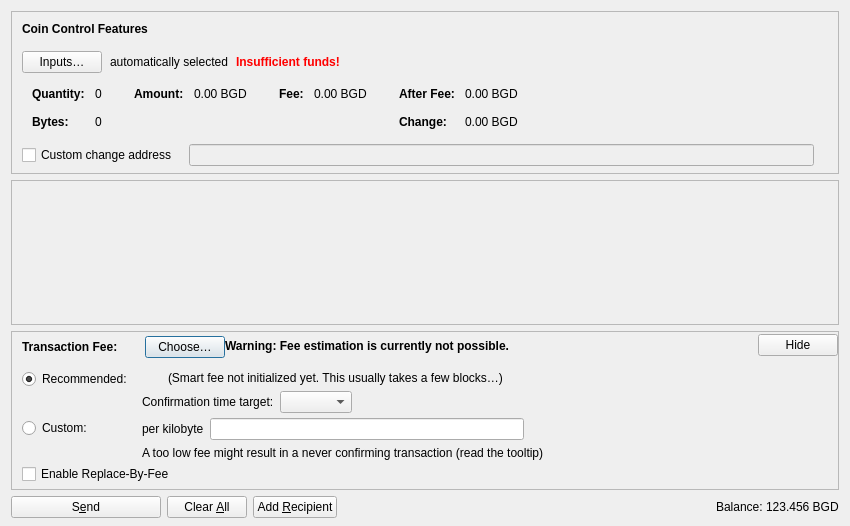
<?xml version="1.0" encoding="UTF-8"?>
<ui version="4.0">
 <class>SendCoinsDialog</class>
 <widget class="QDialog" name="SendCoinsDialog">
  <property name="geometry">
   <rect>
    <x>0</x>
    <y>0</y>
    <width>850</width>
    <height>526</height>
   </rect>
  </property>
  <property name="windowTitle">
   <string>Send Coins</string>
  </property>
  <layout class="QVBoxLayout" name="verticalLayout" stretch="0,1,0,0">
   <property name="bottomMargin">
    <number>8</number>
   </property>
   <item>
    <widget class="QFrame" name="frameCoinControl">
     <property name="sizePolicy">
      <sizepolicy hsizetype="Expanding" vsizetype="Expanding">
       <horstretch>0</horstretch>
       <verstretch>0</verstretch>
      </sizepolicy>
     </property>
     <property name="maximumSize">
      <size>
       <width>16777215</width>
       <height>16777215</height>
      </size>
     </property>
     <property name="frameShape">
      <enum>QFrame::StyledPanel</enum>
     </property>
     <property name="frameShadow">
      <enum>QFrame::Sunken</enum>
     </property>
     <layout class="QVBoxLayout" name="verticalLayoutCoinControl2">
      <property name="spacing">
       <number>0</number>
      </property>
      <property name="leftMargin">
       <number>0</number>
      </property>
      <property name="topMargin">
       <number>0</number>
      </property>
      <property name="rightMargin">
       <number>0</number>
      </property>
      <property name="bottomMargin">
       <number>6</number>
      </property>
      <item>
       <layout class="QVBoxLayout" name="verticalLayoutCoinControl" stretch="0,0,0,0,1">
        <property name="spacing">
         <number>0</number>
        </property>
        <property name="leftMargin">
         <number>10</number>
        </property>
        <property name="topMargin">
         <number>10</number>
        </property>
        <item>
         <layout class="QHBoxLayout" name="horizontalLayoutCoinControl1">
          <property name="bottomMargin">
           <number>15</number>
          </property>
          <item>
           <widget class="QLabel" name="labelCoinControlFeatures">
            <property name="sizePolicy">
             <sizepolicy hsizetype="Preferred" vsizetype="Maximum">
              <horstretch>0</horstretch>
              <verstretch>0</verstretch>
             </sizepolicy>
            </property>
            <property name="font">
             <font>
              <weight>75</weight>
              <bold>true</bold>
             </font>
            </property>
            <property name="styleSheet">
             <string notr="true">font-weight:bold;</string>
            </property>
            <property name="text">
             <string>Coin Control Features</string>
            </property>
           </widget>
          </item>
         </layout>
        </item>
        <item>
         <layout class="QHBoxLayout" name="horizontalLayoutCoinControl2" stretch="0,0,0,0">
          <property name="spacing">
           <number>8</number>
          </property>
          <property name="bottomMargin">
           <number>10</number>
          </property>
          <item>
           <widget class="QPushButton" name="pushButtonCoinControl">
            <property name="styleSheet">
             <string notr="true"/>
            </property>
            <property name="text">
             <string>Inputs…</string>
            </property>
            <property name="autoDefault">
             <bool>false</bool>
            </property>
           </widget>
          </item>
          <item>
           <widget class="QLabel" name="labelCoinControlAutomaticallySelected">
            <property name="text">
             <string>automatically selected</string>
            </property>
            <property name="margin">
             <number>5</number>
            </property>
           </widget>
          </item>
          <item>
           <widget class="QLabel" name="labelCoinControlInsuffFunds">
            <property name="font">
             <font>
              <weight>75</weight>
              <bold>true</bold>
             </font>
            </property>
            <property name="styleSheet">
             <string notr="true">color:red;font-weight:bold;</string>
            </property>
            <property name="text">
             <string>Insufficient funds!</string>
            </property>
            <property name="margin">
             <number>5</number>
            </property>
           </widget>
          </item>
          <item>
           <spacer name="horizontalSpacerCoinControl">
            <property name="orientation">
             <enum>Qt::Horizontal</enum>
            </property>
            <property name="sizeHint" stdset="0">
             <size>
              <width>40</width>
              <height>1</height>
             </size>
            </property>
           </spacer>
          </item>
         </layout>
        </item>
        <item>
         <widget class="QWidget" name="widgetCoinControl" native="true">
          <property name="sizePolicy">
           <sizepolicy hsizetype="Preferred" vsizetype="Preferred">
            <horstretch>0</horstretch>
            <verstretch>0</verstretch>
           </sizepolicy>
          </property>
          <property name="minimumSize">
           <size>
            <width>0</width>
            <height>0</height>
           </size>
          </property>
          <property name="styleSheet">
           <string notr="true"/>
          </property>
          <layout class="QHBoxLayout" name="horizontalLayoutCoinControl5">
           <property name="leftMargin">
            <number>0</number>
           </property>
           <property name="topMargin">
            <number>0</number>
           </property>
           <property name="rightMargin">
            <number>0</number>
           </property>
           <property name="bottomMargin">
            <number>0</number>
           </property>
           <item>
            <layout class="QHBoxLayout" name="horizontalLayoutCoinControl3" stretch="0,0,0,1">
             <property name="spacing">
              <number>20</number>
             </property>
             <property name="topMargin">
              <number>0</number>
             </property>
             <property name="bottomMargin">
              <number>10</number>
             </property>
             <item>
              <layout class="QFormLayout" name="formLayoutCoinControl1">
               <property name="labelAlignment">
                <set>Qt::AlignLeft|Qt::AlignVCenter</set>
               </property>
               <property name="horizontalSpacing">
                <number>10</number>
               </property>
               <property name="verticalSpacing">
                <number>14</number>
               </property>
               <property name="leftMargin">
                <number>10</number>
               </property>
               <property name="topMargin">
                <number>4</number>
               </property>
               <property name="rightMargin">
                <number>6</number>
               </property>
               <item row="0" column="0">
                <widget class="QLabel" name="labelCoinControlQuantityText">
                 <property name="font">
                  <font>
                   <weight>75</weight>
                   <bold>true</bold>
                  </font>
                 </property>
                 <property name="text">
                  <string>Quantity:</string>
                 </property>
                 <property name="margin">
                  <number>0</number>
                 </property>
                </widget>
               </item>
               <item row="0" column="1">
                <widget class="QLabel" name="labelCoinControlQuantity">
                 <property name="cursor">
                  <cursorShape>IBeamCursor</cursorShape>
                 </property>
                 <property name="contextMenuPolicy">
                  <enum>Qt::ActionsContextMenu</enum>
                 </property>
                 <property name="text">
                  <string notr="true">0</string>
                 </property>
                 <property name="margin">
                  <number>0</number>
                 </property>
                 <property name="textInteractionFlags">
                  <set>Qt::LinksAccessibleByMouse|Qt::TextSelectableByKeyboard|Qt::TextSelectableByMouse</set>
                 </property>
                </widget>
               </item>
               <item row="1" column="0">
                <widget class="QLabel" name="labelCoinControlBytesText">
                 <property name="font">
                  <font>
                   <weight>75</weight>
                   <bold>true</bold>
                  </font>
                 </property>
                 <property name="text">
                  <string>Bytes:</string>
                 </property>
                </widget>
               </item>
               <item row="1" column="1">
                <widget class="QLabel" name="labelCoinControlBytes">
                 <property name="cursor">
                  <cursorShape>IBeamCursor</cursorShape>
                 </property>
                 <property name="contextMenuPolicy">
                  <enum>Qt::ActionsContextMenu</enum>
                 </property>
                 <property name="text">
                  <string notr="true">0</string>
                 </property>
                 <property name="textInteractionFlags">
                  <set>Qt::LinksAccessibleByMouse|Qt::TextSelectableByKeyboard|Qt::TextSelectableByMouse</set>
                 </property>
                </widget>
               </item>
              </layout>
             </item>
             <item>
              <layout class="QFormLayout" name="formLayoutCoinControl2">
               <property name="horizontalSpacing">
                <number>10</number>
               </property>
               <property name="verticalSpacing">
                <number>14</number>
               </property>
               <property name="leftMargin">
                <number>6</number>
               </property>
               <property name="topMargin">
                <number>4</number>
               </property>
               <property name="rightMargin">
                <number>6</number>
               </property>
               <item row="0" column="0">
                <widget class="QLabel" name="labelCoinControlAmountText">
                 <property name="font">
                  <font>
                   <weight>75</weight>
                   <bold>true</bold>
                  </font>
                 </property>
                 <property name="text">
                  <string>Amount:</string>
                 </property>
                 <property name="margin">
                  <number>0</number>
                 </property>
                </widget>
               </item>
               <item row="0" column="1">
                <widget class="QLabel" name="labelCoinControlAmount">
                 <property name="cursor">
                  <cursorShape>IBeamCursor</cursorShape>
                 </property>
                 <property name="contextMenuPolicy">
                  <enum>Qt::ActionsContextMenu</enum>
                 </property>
                 <property name="text">
                  <string notr="true">0.00 BGD</string>
                 </property>
                 <property name="textInteractionFlags">
                  <set>Qt::LinksAccessibleByMouse|Qt::TextSelectableByKeyboard|Qt::TextSelectableByMouse</set>
                 </property>
                </widget>
               </item>
              </layout>
             </item>
             <item>
              <layout class="QFormLayout" name="formLayoutCoinControl3">
               <property name="horizontalSpacing">
                <number>10</number>
               </property>
               <property name="verticalSpacing">
                <number>14</number>
               </property>
               <property name="leftMargin">
                <number>6</number>
               </property>
               <property name="topMargin">
                <number>4</number>
               </property>
               <property name="rightMargin">
                <number>6</number>
               </property>
               <item row="0" column="0">
                <widget class="QLabel" name="labelCoinControlFeeText">
                 <property name="font">
                  <font>
                   <weight>75</weight>
                   <bold>true</bold>
                  </font>
                 </property>
                 <property name="text">
                  <string>Fee:</string>
                 </property>
                 <property name="margin">
                  <number>0</number>
                 </property>
                </widget>
               </item>
               <item row="0" column="1">
                <widget class="QLabel" name="labelCoinControlFee">
                 <property name="cursor">
                  <cursorShape>IBeamCursor</cursorShape>
                 </property>
                 <property name="contextMenuPolicy">
                  <enum>Qt::ActionsContextMenu</enum>
                 </property>
                 <property name="text">
                  <string notr="true">0.00 BGD</string>
                 </property>
                 <property name="textInteractionFlags">
                  <set>Qt::LinksAccessibleByMouse|Qt::TextSelectableByKeyboard|Qt::TextSelectableByMouse</set>
                 </property>
                </widget>
               </item>
              </layout>
             </item>
             <item>
              <layout class="QFormLayout" name="formLayoutCoinControl4">
               <property name="labelAlignment">
                <set>Qt::AlignLeft|Qt::AlignVCenter</set>
               </property>
               <property name="horizontalSpacing">
                <number>10</number>
               </property>
               <property name="verticalSpacing">
                <number>14</number>
               </property>
               <property name="leftMargin">
                <number>6</number>
               </property>
               <property name="topMargin">
                <number>4</number>
               </property>
               <property name="rightMargin">
                <number>6</number>
               </property>
               <item row="0" column="0">
                <widget class="QLabel" name="labelCoinControlAfterFeeText">
                 <property name="font">
                  <font>
                   <weight>75</weight>
                   <bold>true</bold>
                  </font>
                 </property>
                 <property name="text">
                  <string>After Fee:</string>
                 </property>
                 <property name="margin">
                  <number>0</number>
                 </property>
                </widget>
               </item>
               <item row="0" column="1">
                <widget class="QLabel" name="labelCoinControlAfterFee">
                 <property name="cursor">
                  <cursorShape>IBeamCursor</cursorShape>
                 </property>
                 <property name="contextMenuPolicy">
                  <enum>Qt::ActionsContextMenu</enum>
                 </property>
                 <property name="text">
                  <string notr="true">0.00 BGD</string>
                 </property>
                 <property name="textInteractionFlags">
                  <set>Qt::LinksAccessibleByMouse|Qt::TextSelectableByKeyboard|Qt::TextSelectableByMouse</set>
                 </property>
                </widget>
               </item>
               <item row="1" column="0">
                <widget class="QLabel" name="labelCoinControlChangeText">
                 <property name="font">
                  <font>
                   <weight>75</weight>
                   <bold>true</bold>
                  </font>
                 </property>
                 <property name="text">
                  <string>Change:</string>
                 </property>
                </widget>
               </item>
               <item row="1" column="1">
                <widget class="QLabel" name="labelCoinControlChange">
                 <property name="cursor">
                  <cursorShape>IBeamCursor</cursorShape>
                 </property>
                 <property name="contextMenuPolicy">
                  <enum>Qt::ActionsContextMenu</enum>
                 </property>
                 <property name="text">
                  <string notr="true">0.00 BGD</string>
                 </property>
                 <property name="textInteractionFlags">
                  <set>Qt::LinksAccessibleByMouse|Qt::TextSelectableByKeyboard|Qt::TextSelectableByMouse</set>
                 </property>
                </widget>
               </item>
              </layout>
             </item>
            </layout>
           </item>
          </layout>
         </widget>
        </item>
        <item>
         <layout class="QHBoxLayout" name="horizontalLayoutCoinControl4" stretch="0,0,0">
          <property name="spacing">
           <number>12</number>
          </property>
          <property name="sizeConstraint">
           <enum>QLayout::SetDefaultConstraint</enum>
          </property>
          <property name="topMargin">
           <number>5</number>
          </property>
          <property name="rightMargin">
           <number>5</number>
          </property>
          <item>
           <widget class="QCheckBox" name="checkBoxCoinControlChange">
            <property name="toolTip">
             <string>If this is activated, but the change address is empty or invalid, change will be sent to a newly generated address.</string>
            </property>
            <property name="text">
             <string>Custom change address</string>
            </property>
           </widget>
          </item>
          <item>
           <widget class="QValidatedLineEdit" name="lineEditCoinControlChange">
            <property name="enabled">
             <bool>false</bool>
            </property>
            <property name="sizePolicy">
             <sizepolicy hsizetype="Expanding" vsizetype="Fixed">
              <horstretch>0</horstretch>
              <verstretch>0</verstretch>
             </sizepolicy>
            </property>
           </widget>
          </item>
          <item>
           <widget class="QLabel" name="labelCoinControlChangeLabel">
            <property name="sizePolicy">
             <sizepolicy hsizetype="Preferred" vsizetype="Expanding">
              <horstretch>0</horstretch>
              <verstretch>0</verstretch>
             </sizepolicy>
            </property>
            <property name="minimumSize">
             <size>
              <width>0</width>
              <height>0</height>
             </size>
            </property>
            <property name="text">
             <string/>
            </property>
            <property name="margin">
             <number>3</number>
            </property>
           </widget>
          </item>
         </layout>
        </item>
        <item>
         <spacer name="verticalSpacerCoinControl">
          <property name="orientation">
           <enum>Qt::Vertical</enum>
          </property>
          <property name="sizeHint" stdset="0">
           <size>
            <width>800</width>
            <height>1</height>
           </size>
          </property>
         </spacer>
        </item>
       </layout>
      </item>
     </layout>
    </widget>
   </item>
   <item>
    <widget class="QScrollArea" name="scrollArea">
     <property name="widgetResizable">
      <bool>true</bool>
     </property>
     <widget class="QWidget" name="scrollAreaWidgetContents">
      <property name="geometry">
       <rect>
        <x>0</x>
        <y>0</y>
        <width>830</width>
        <height>104</height>
       </rect>
      </property>
      <layout class="QVBoxLayout" name="verticalLayout_2" stretch="0,1">
       <property name="leftMargin">
        <number>0</number>
       </property>
       <property name="topMargin">
        <number>0</number>
       </property>
       <property name="rightMargin">
        <number>0</number>
       </property>
       <property name="bottomMargin">
        <number>0</number>
       </property>
       <item>
        <layout class="QVBoxLayout" name="entries">
         <property name="spacing">
          <number>6</number>
         </property>
        </layout>
       </item>
       <item>
        <spacer name="verticalSpacer">
         <property name="orientation">
          <enum>Qt::Vertical</enum>
         </property>
         <property name="sizeHint" stdset="0">
          <size>
           <width>20</width>
           <height>40</height>
          </size>
         </property>
        </spacer>
       </item>
      </layout>
     </widget>
    </widget>
   </item>
   <item>
    <widget class="QFrame" name="frameFee">
     <property name="sizePolicy">
      <sizepolicy hsizetype="Expanding" vsizetype="Expanding">
       <horstretch>0</horstretch>
       <verstretch>0</verstretch>
      </sizepolicy>
     </property>
     <property name="maximumSize">
      <size>
       <width>16777215</width>
       <height>16777215</height>
      </size>
     </property>
     <property name="frameShape">
      <enum>QFrame::StyledPanel</enum>
     </property>
     <property name="frameShadow">
      <enum>QFrame::Sunken</enum>
     </property>
     <layout class="QVBoxLayout" name="verticalLayoutFee1">
      <property name="spacing">
       <number>0</number>
      </property>
      <property name="leftMargin">
       <number>0</number>
      </property>
      <property name="topMargin">
       <number>0</number>
      </property>
      <property name="rightMargin">
       <number>0</number>
      </property>
      <property name="bottomMargin">
       <number>0</number>
      </property>
      <item>
       <layout class="QVBoxLayout" name="verticalLayoutFee2" stretch="0,0,0">
        <property name="spacing">
         <number>0</number>
        </property>
        <property name="leftMargin">
         <number>10</number>
        </property>
        <property name="topMargin">
         <number>0</number>
        </property>
        <item>
         <layout class="QHBoxLayout" name="horizontalLayoutFee1">
          <property name="bottomMargin">
           <number>0</number>
          </property>
          <item>
           <layout class="QVBoxLayout" name="verticalLayoutFee7">
            <property name="spacing">
             <number>0</number>
            </property>
            <item>
             <spacer name="verticalSpacerSmartFee">
              <property name="orientation">
               <enum>Qt::Vertical</enum>
              </property>
              <property name="sizeType">
               <enum>QSizePolicy::Fixed</enum>
              </property>
              <property name="sizeHint" stdset="0">
               <size>
                <width>1</width>
                <height>4</height>
               </size>
              </property>
             </spacer>
            </item>
            <item>
             <layout class="QHBoxLayout" name="horizontalLayoutSmartFee">
              <property name="spacing">
               <number>10</number>
              </property>
              <item>
               <widget class="QLabel" name="labelFeeHeadline">
                <property name="sizePolicy">
                 <sizepolicy hsizetype="Preferred" vsizetype="Maximum">
                  <horstretch>0</horstretch>
                  <verstretch>0</verstretch>
                 </sizepolicy>
                </property>
                <property name="font">
                 <font>
                  <weight>75</weight>
                  <bold>true</bold>
                 </font>
                </property>
                <property name="styleSheet">
                 <string notr="true">font-weight:bold;</string>
                </property>
                <property name="text">
                 <string>Transaction Fee:</string>
                </property>
               </widget>
              </item>
              <item>
               <widget class="QLabel" name="labelFeeMinimized">
                <property name="text">
                 <string/>
                </property>
               </widget>
              </item>
              <item>
               <widget class="QPushButton" name="buttonChooseFee">
                <property name="text">
                 <string>Choose…</string>
                </property>
               </widget>
              </item>
             </layout>
            </item>
            <item>
             <spacer name="verticalSpacer_5">
              <property name="orientation">
               <enum>Qt::Vertical</enum>
              </property>
              <property name="sizeHint" stdset="0">
               <size>
                <width>1</width>
                <height>1</height>
               </size>
              </property>
             </spacer>
            </item>
           </layout>
          </item>
          <item>
           <widget class="QLabel" name="fallbackFeeWarningLabel">
            <property name="toolTip">
             <string>Using the fallbackfee can result in sending a transaction that will take several hours or days (or never) to confirm. Consider choosing your fee manually or wait until you have validated the complete chain.</string>
            </property>
            <property name="font">
            <font>
                <weight>75</weight>
                <bold>true</bold>
            </font>
            </property>
            <property name="text">
             <string>Warning: Fee estimation is currently not possible.</string>
            </property>
            <property name="wordWrap">
             <bool>false</bool>
            </property>
           </widget>
          </item>
          <item>
           <spacer name="horizontalSpacer_4">
            <property name="orientation">
             <enum>Qt::Horizontal</enum>
            </property>
            <property name="sizeType">
             <enum>QSizePolicy::MinimumExpanding</enum>
            </property>
            <property name="sizeHint" stdset="0">
             <size>
              <width>40</width>
              <height>20</height>
             </size>
            </property>
           </spacer>
          </item>
          <item>
           <widget class="QPushButton" name="buttonMinimizeFee">
            <property name="toolTip">
             <string>Hide transaction fee settings</string>
            </property>
            <property name="text">
             <string>Hide</string>
            </property>
           </widget>
          </item>
         </layout>
        </item>
        <item>
         <widget class="QFrame" name="frameFeeSelection">
          <layout class="QVBoxLayout" name="verticalLayoutFee12">
           <property name="spacing">
            <number>0</number>
           </property>
           <property name="leftMargin">
            <number>0</number>
           </property>
           <property name="topMargin">
            <number>0</number>
           </property>
           <property name="rightMargin">
            <number>0</number>
           </property>
           <property name="bottomMargin">
            <number>0</number>
           </property>
           <item>
            <layout class="QGridLayout" name="gridLayoutFee">
             <property name="topMargin">
              <number>10</number>
             </property>
             <property name="bottomMargin">
              <number>4</number>
             </property>
             <property name="horizontalSpacing">
              <number>10</number>
             </property>
             <property name="verticalSpacing">
              <number>4</number>
             </property>
             <item row="1" column="1">
              <layout class="QVBoxLayout" name="verticalLayoutFee8">
               <property name="spacing">
                <number>6</number>
               </property>
               <item>
                <layout class="QHBoxLayout" name="horizontalLayoutFee13">
                 <item>
                  <widget class="QLabel" name="labelCustomPerKilobyte">
                   <property name="toolTip">
                    <string>Specify a custom fee per kB (1,000 bytes) of the transaction's virtual size.

Note:  Since the fee is calculated on a per-byte basis, a fee rate of "100 satoshis per kvB" for a transaction size of 500 virtual bytes (half of 1 kvB) would ultimately yield a fee of only 50 satoshis.</string>
                   </property>
                   <property name="text">
                    <string>per kilobyte</string>
                   </property>
                  </widget>
                 </item>
                 <item>
                  <widget class="BitcoinAmountField" name="customFee"/>
                 </item>
                 <item>
                  <spacer name="horizontalSpacer_6">
                   <property name="orientation">
                    <enum>Qt::Horizontal</enum>
                   </property>
                   <property name="sizeHint" stdset="0">
                    <size>
                     <width>1</width>
                     <height>1</height>
                    </size>
                   </property>
                  </spacer>
                 </item>
                </layout>
               </item>
               <item>
                <layout class="QHBoxLayout" name="horizontalLayoutFee8">
                 <item>
                  <widget class="QLabel" name="labelCustomFeeWarning">
                   <property name="enabled">
                    <bool>true</bool>
                   </property>
                   <property name="toolTip">
                    <string>When there is less transaction volume than space in the blocks, miners as well as relaying nodes may enforce a minimum fee. Paying only this minimum fee is just fine, but be aware that this can result in a never confirming transaction once there is more demand for bitcoin transactions than the network can process.</string>
                   </property>
                   <property name="text">
                    <string>A too low fee might result in a never confirming transaction (read the tooltip)</string>
                   </property>
                  </widget>
                 </item>
                 <item>
                  <spacer name="horizontalSpacer_2">
                   <property name="orientation">
                    <enum>Qt::Horizontal</enum>
                   </property>
                   <property name="sizeHint" stdset="0">
                    <size>
                     <width>1</width>
                     <height>1</height>
                    </size>
                   </property>
                  </spacer>
                 </item>
                </layout>
               </item>
              </layout>
             </item>
             <item row="0" column="0">
              <layout class="QVBoxLayout" name="verticalLayoutFee4" stretch="0,1">
               <item>
                <widget class="QRadioButton" name="radioSmartFee">
                 <property name="text">
                  <string>Recommended:</string>
                 </property>
                 <property name="checked">
                  <bool>true</bool>
                 </property>
                 <attribute name="buttonGroup">
                  <string notr="true">groupFee</string>
                 </attribute>
                </widget>
               </item>
               <item>
                <spacer name="verticalSpacer_2">
                 <property name="orientation">
                  <enum>Qt::Vertical</enum>
                 </property>
                 <property name="sizeHint" stdset="0">
                  <size>
                   <width>1</width>
                   <height>1</height>
                  </size>
                 </property>
                </spacer>
               </item>
              </layout>
             </item>
             <item row="1" column="0">
              <layout class="QVBoxLayout" name="verticalLayoutFee9" stretch="0,1">
               <item>
                <widget class="QRadioButton" name="radioCustomFee">
                 <property name="text">
                  <string>Custom:</string>
                 </property>
                 <attribute name="buttonGroup">
                  <string notr="true">groupFee</string>
                 </attribute>
                </widget>
               </item>
               <item>
                <spacer name="verticalSpacer_6">
                 <property name="orientation">
                  <enum>Qt::Vertical</enum>
                 </property>
                 <property name="sizeHint" stdset="0">
                  <size>
                   <width>1</width>
                   <height>1</height>
                  </size>
                 </property>
                </spacer>
               </item>
              </layout>
             </item>
             <item row="0" column="1">
              <layout class="QVBoxLayout" name="verticalLayoutFee3" stretch="0,0,1">
               <property name="spacing">
                <number>6</number>
               </property>
               <property name="topMargin">
                <number>2</number>
               </property>
               <item>
                <layout class="QHBoxLayout" name="horizontalLayoutFee12">
                 <item>
                  <widget class="QLabel" name="labelSmartFee">
                   <property name="text">
                    <string/>
                   </property>
                  </widget>
                 </item>
                 <item>
                  <widget class="QLabel" name="labelFeeEstimation">
                   <property name="text">
                    <string/>
                   </property>
                  </widget>
                 </item>
                 <item>
                  <widget class="QLabel" name="labelSmartFee2">
                   <property name="text">
                    <string>(Smart fee not initialized yet. This usually takes a few blocks…)</string>
                   </property>
                  </widget>
                 </item>
                 <item>
                  <spacer name="horizontalSpacer_5">
                   <property name="orientation">
                    <enum>Qt::Horizontal</enum>
                   </property>
                   <property name="sizeHint" stdset="0">
                    <size>
                     <width>1</width>
                     <height>1</height>
                    </size>
                   </property>
                  </spacer>
                 </item>
                </layout>
               </item>
               <item>
                <layout class="QHBoxLayout" name="horizontalLayoutFee9">
                 <item>
                  <layout class="QVBoxLayout" name="verticalLayoutFee6">
                   <item>
                    <widget class="QLabel" name="labelSmartFee3">
                     <property name="text">
                      <string>Confirmation time target:</string>
                     </property>
                    </widget>
                   </item>
                  </layout>
                 </item>
                 <item>
                  <layout class="QVBoxLayout" name="verticalLayoutFee5">
                   <property name="rightMargin">
                    <number>30</number>
                   </property>
                   <item>
                    <layout class="QHBoxLayout" name="horizontalLayoutConfTarget">
                     <property name="bottomMargin">
                      <number>0</number>
                     </property>
                     <item>
                      <widget class="QComboBox" name="confTargetSelector"/>
                     </item>
                     <item>
                      <spacer name="horizontalSpacerConfTarget">
                       <property name="orientation">
                        <enum>Qt::Horizontal</enum>
                       </property>
                       <property name="sizeHint" stdset="0">
                        <size>
                         <width>40</width>
                         <height>20</height>
                        </size>
                       </property>
                      </spacer>
                     </item>
                    </layout>
                   </item>
                  </layout>
                 </item>
                </layout>
               </item>
               <item>
                <spacer name="verticalSpacer_4">
                 <property name="orientation">
                  <enum>Qt::Vertical</enum>
                 </property>
                 <property name="sizeHint" stdset="0">
                  <size>
                   <width>1</width>
                   <height>1</height>
                  </size>
                 </property>
                </spacer>
               </item>
              </layout>
             </item>
            </layout>
           </item>
           <item>
            <widget class="QCheckBox" name="optInRBF">
             <property name="text">
              <string>Enable Replace-By-Fee</string>
             </property>
             <property name="toolTip">
              <string>With Replace-By-Fee (BIP-125) you can increase a transaction's fee after it is sent. Without this, a higher fee may be recommended to compensate for increased transaction delay risk.</string>
             </property>
            </widget>
           </item>
          </layout>
         </widget>
        </item>
        <item>
         <spacer name="verticalSpacerFee">
          <property name="orientation">
           <enum>Qt::Vertical</enum>
          </property>
          <property name="sizeHint" stdset="0">
           <size>
            <width>40</width>
            <height>5</height>
           </size>
          </property>
         </spacer>
        </item>
       </layout>
      </item>
     </layout>
    </widget>
   </item>
   <item>
    <layout class="QHBoxLayout" name="horizontalLayout">
     <item>
      <widget class="QPushButton" name="sendButton">
       <property name="minimumSize">
        <size>
         <width>150</width>
         <height>0</height>
        </size>
       </property>
       <property name="toolTip">
        <string>Confirm the send action</string>
       </property>
       <property name="text">
        <string>S&amp;end</string>
       </property>
       <property name="icon">
        <iconset resource="../bitcoin.qrc">
         <normaloff>:/icons/send</normaloff>:/icons/send</iconset>
       </property>
       <property name="autoDefault">
        <bool>false</bool>
       </property>
       <property name="default">
        <bool>false</bool>
       </property>
      </widget>
     </item>
     <item>
      <widget class="QPushButton" name="clearButton">
       <property name="sizePolicy">
        <sizepolicy hsizetype="Minimum" vsizetype="Fixed">
         <horstretch>0</horstretch>
         <verstretch>0</verstretch>
        </sizepolicy>
       </property>
       <property name="toolTip">
        <string>Clear all fields of the form.</string>
       </property>
       <property name="text">
        <string>Clear &amp;All</string>
       </property>
       <property name="icon">
        <iconset resource="../bitcoin.qrc">
         <normaloff>:/icons/remove</normaloff>:/icons/remove</iconset>
       </property>
       <property name="autoDefault">
        <bool>false</bool>
       </property>
      </widget>
     </item>
     <item>
      <widget class="QPushButton" name="addButton">
       <property name="toolTip">
        <string>Send to multiple recipients at once</string>
       </property>
       <property name="text">
        <string>Add &amp;Recipient</string>
       </property>
       <property name="icon">
        <iconset resource="../bitcoin.qrc">
         <normaloff>:/icons/add</normaloff>:/icons/add</iconset>
       </property>
       <property name="autoDefault">
        <bool>false</bool>
       </property>
      </widget>
     </item>
     <item>
      <spacer name="horizontalSpacer">
       <property name="orientation">
        <enum>Qt::Horizontal</enum>
       </property>
       <property name="sizeHint" stdset="0">
        <size>
         <width>40</width>
         <height>20</height>
        </size>
       </property>
      </spacer>
     </item>
     <item>
      <layout class="QHBoxLayout" name="horizontalLayout_2">
       <property name="spacing">
        <number>3</number>
       </property>
       <item>
        <widget class="QLabel" name="labelBalanceName">
         <property name="sizePolicy">
          <sizepolicy hsizetype="Preferred" vsizetype="Fixed">
           <horstretch>0</horstretch>
           <verstretch>0</verstretch>
          </sizepolicy>
         </property>
         <property name="text">
          <string>Balance:</string>
         </property>
        </widget>
       </item>
       <item>
        <widget class="QLabel" name="labelBalance">
         <property name="sizePolicy">
          <sizepolicy hsizetype="Preferred" vsizetype="Fixed">
           <horstretch>0</horstretch>
           <verstretch>0</verstretch>
          </sizepolicy>
         </property>
         <property name="cursor">
          <cursorShape>IBeamCursor</cursorShape>
         </property>
         <property name="text">
          <string notr="true">123.456 BGD</string>
         </property>
         <property name="textInteractionFlags">
          <set>Qt::LinksAccessibleByMouse|Qt::TextSelectableByKeyboard|Qt::TextSelectableByMouse</set>
         </property>
        </widget>
       </item>
      </layout>
     </item>
    </layout>
   </item>
  </layout>
 </widget>
 <customwidgets>
  <customwidget>
   <class>QValidatedLineEdit</class>
   <extends>QLineEdit</extends>
   <header>qt/qvalidatedlineedit.h</header>
  </customwidget>
  <customwidget>
   <class>BitcoinAmountField</class>
   <extends>QLineEdit</extends>
   <header>qt/bitcoinamountfield.h</header>
   <container>1</container>
  </customwidget>
 </customwidgets>
 <resources>
  <include location="../bitcoin.qrc"/>
 </resources>
 <connections/>
 <buttongroups>
  <buttongroup name="groupFee"/>
 </buttongroups>
</ui>
